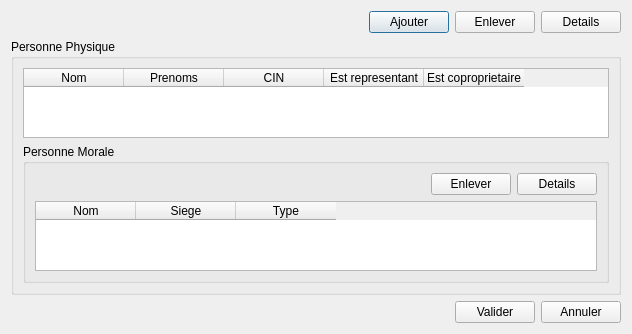
<?xml version="1.0" encoding="UTF-8"?>
<ui version="4.0">
 <class>Dialog</class>
 <widget class="QDialog" name="Dialog">
  <property name="geometry">
   <rect>
    <x>0</x>
    <y>0</y>
    <width>632</width>
    <height>327</height>
   </rect>
  </property>
  <property name="windowTitle">
   <string>Propriétaires</string>
  </property>
  <property name="windowIcon">
   <iconset resource="../icons.qrc">
    <normaloff>:/users/icone/group.png</normaloff>:/users/icone/group.png</iconset>
  </property>
  <layout class="QVBoxLayout" name="verticalLayout_2">
   <item>
    <layout class="QVBoxLayout" name="verticalLayout">
     <item>
      <layout class="QHBoxLayout" name="horizontalLayout_2">
       <item>
        <spacer name="horizontalSpacer_2">
         <property name="orientation">
          <enum>Qt::Horizontal</enum>
         </property>
         <property name="sizeHint" stdset="0">
          <size>
           <width>40</width>
           <height>20</height>
          </size>
         </property>
        </spacer>
       </item>
       <item>
        <widget class="QPushButton" name="pushButtonAjouter">
         <property name="text">
          <string>Ajouter</string>
         </property>
        </widget>
       </item>
       <item>
        <widget class="QPushButton" name="pushButtonEnleverProprioPpque">
         <property name="text">
          <string>Enlever</string>
         </property>
        </widget>
       </item>
       <item>
        <widget class="QPushButton" name="pushButtonDetailsPhysique">
         <property name="text">
          <string>Details</string>
         </property>
        </widget>
       </item>
      </layout>
     </item>
     <item>
      <widget class="QGroupBox" name="groupBox">
       <property name="title">
        <string>Personne Physique</string>
       </property>
       <layout class="QVBoxLayout" name="verticalLayout_3">
        <item>
         <widget class="QTableWidget" name="tableWidgetPhysique">
          <column>
           <property name="text">
            <string>Nom</string>
           </property>
          </column>
          <column>
           <property name="text">
            <string>Prenoms</string>
           </property>
          </column>
          <column>
           <property name="text">
            <string>CIN</string>
           </property>
          </column>
          <column>
           <property name="text">
            <string>Est representant</string>
           </property>
          </column>
          <column>
           <property name="text">
            <string>Est coproprietaire</string>
           </property>
          </column>
         </widget>
        </item>
        <item>
         <widget class="QGroupBox" name="groupBox_2">
          <property name="title">
           <string>Personne Morale</string>
          </property>
          <layout class="QVBoxLayout" name="verticalLayout_4">
           <item>
            <layout class="QHBoxLayout" name="horizontalLayout_3">
             <item>
              <spacer name="horizontalSpacer_3">
               <property name="orientation">
                <enum>Qt::Horizontal</enum>
               </property>
               <property name="sizeHint" stdset="0">
                <size>
                 <width>40</width>
                 <height>20</height>
                </size>
               </property>
              </spacer>
             </item>
             <item>
              <widget class="QPushButton" name="pushButtonEnleverProprioMor">
               <property name="text">
                <string>Enlever</string>
               </property>
              </widget>
             </item>
             <item>
              <widget class="QPushButton" name="pushButtonDetailsMorale">
               <property name="text">
                <string>Details</string>
               </property>
              </widget>
             </item>
            </layout>
           </item>
           <item>
            <widget class="QTableWidget" name="tableWidgetMorale">
             <column>
              <property name="text">
               <string>Nom</string>
              </property>
             </column>
             <column>
              <property name="text">
               <string>Siege</string>
              </property>
             </column>
             <column>
              <property name="text">
               <string>Type</string>
              </property>
             </column>
            </widget>
           </item>
          </layout>
         </widget>
        </item>
       </layout>
      </widget>
     </item>
     <item>
      <layout class="QHBoxLayout" name="horizontalLayout">
       <item>
        <spacer name="horizontalSpacer">
         <property name="orientation">
          <enum>Qt::Horizontal</enum>
         </property>
         <property name="sizeHint" stdset="0">
          <size>
           <width>40</width>
           <height>20</height>
          </size>
         </property>
        </spacer>
       </item>
       <item>
        <widget class="QPushButton" name="pushButton_4">
         <property name="text">
          <string>Valider</string>
         </property>
        </widget>
       </item>
       <item>
        <widget class="QPushButton" name="pushButtonAnnuler">
         <property name="text">
          <string>Annuler</string>
         </property>
        </widget>
       </item>
      </layout>
     </item>
    </layout>
   </item>
  </layout>
 </widget>
 <resources>
  <include location="../icons.qrc"/>
 </resources>
 <connections/>
</ui>
